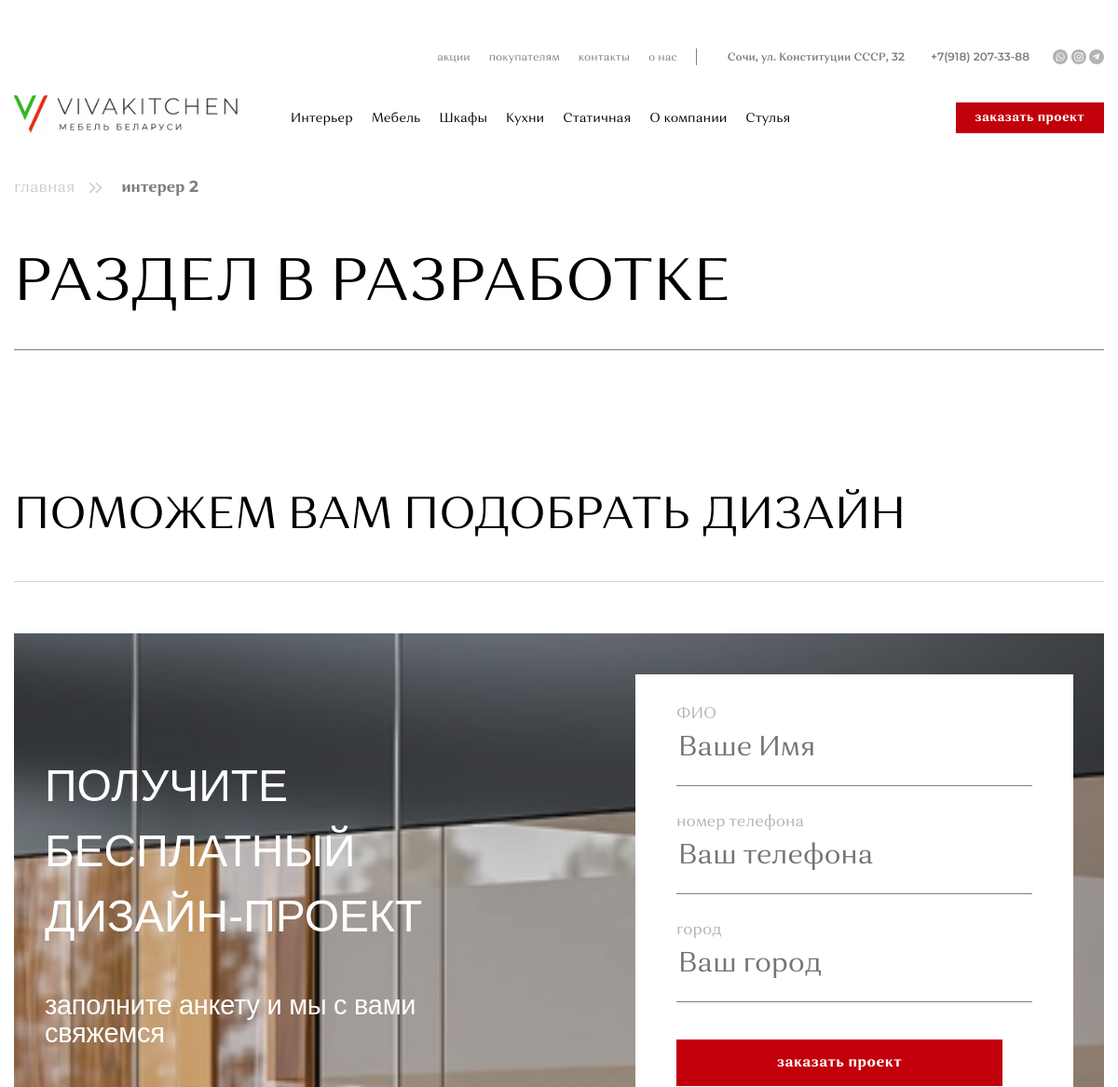
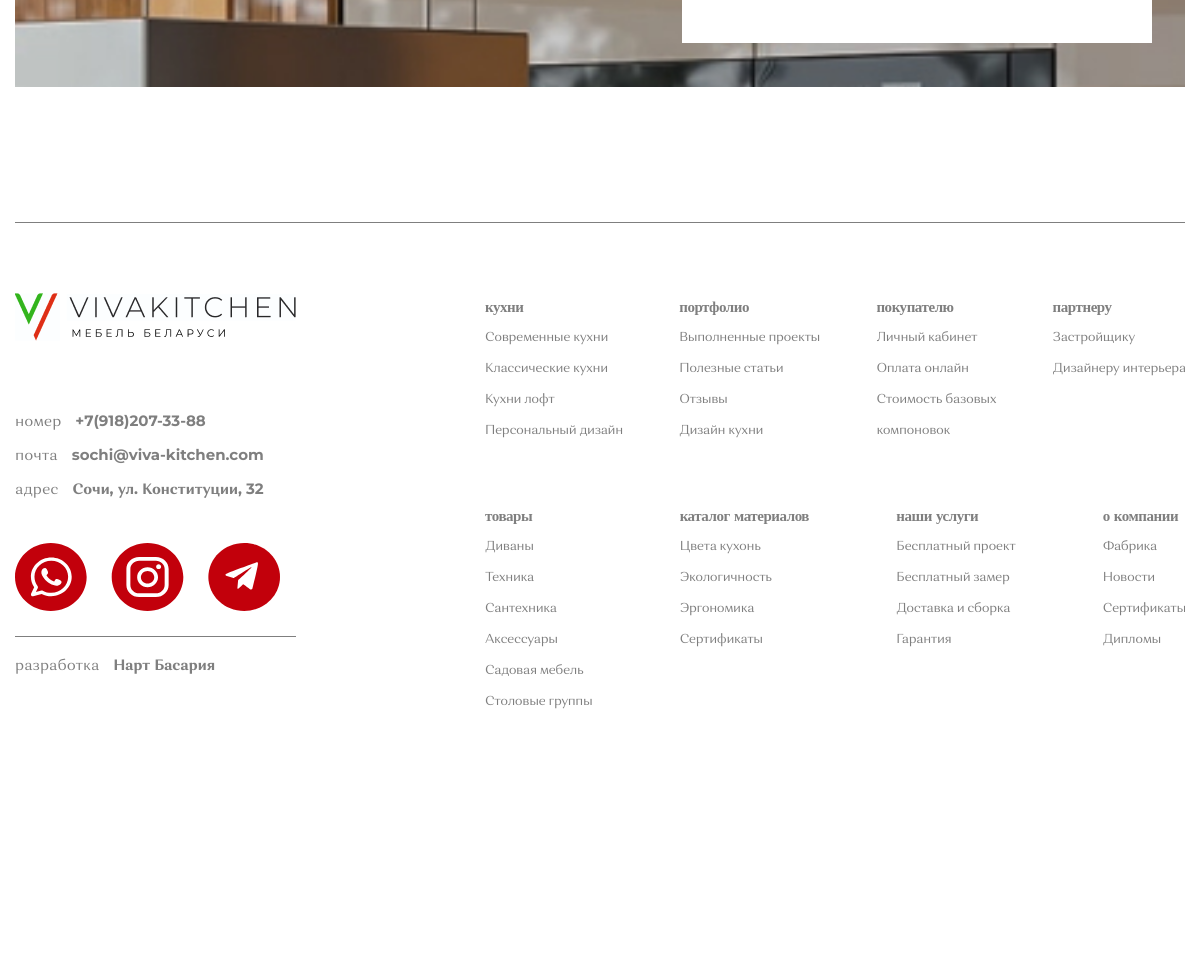
The app's page /inter-2/ with its own data (2 pictures, top to bottom).
### main/models.py (models this page shows, shortened)
class Nav(models.Model):
    name = models.CharField("Наименование страницы", max_length=200)
    slug = models.SlugField(blank=True)
    class Meta:
        verbose_name = "Пункт меню"
        verbose_name_plural = "Пункты меню"

class ShowNav(models.Model):
    name = models.CharField("Наименование страницы", max_length=200, blank=True)
    nav = models.ForeignKey(Nav, on_delete=models.CASCADE, blank=True, null=True)
    slug = models.SlugField(null=False, unique=True)
    class Meta:
        verbose_name = "Подпункт меню"
        verbose_name_plural = "Подпункты меню"

### main/views.py (the view)
# urls.py: path('<slug:slug>/', views.ListIndex.get_index, name="list-index"),
    def get_index(request, slug, name_list=None):
        if Nav.objects.filter(slug=slug):
            id_slug = Nav.objects.get(slug=slug)
            if Page.objects.filter(nav=id_slug):
                page = Page.objects.get(nav=id_slug)
                image = ImgPage.objects.filter(page=page)
                return render(request, "vivakitchen/page/page_detail.html", {"page": page, "image_list": image})
            elif Product.objects.filter(nav=id_slug):
                product = Product.objects.filter(nav=id_slug)
                context = {"product_list": product, "name_list": product, "title": id_slug, "header": id_slug,
                           "description": ""}
                return render(request, "vivakitchen/product/product_index.html", context)
            else:
                return render(request, "vivakitchen/inactive.html", {'nav': id_slug.name})
        elif ShowNav.objects.filter(slug=slug):
            id_slug = ShowNav.objects.get(slug=slug)
            if Page.objects.filter(show_nav=id_slug):
                page = Page.objects.get(show_nav=id_slug)
                image = ImgPage.objects.filter(page=page)
                return render(request, "vivakitchen/page/page_detail.html", {"page": page, "image_list": image})
            elif Product.objects.filter(show_nav=id_slug):
                product = Product.objects.filter(show_nav=id_slug)
                context = {"product_list": product, "name_list": product, "title": id_slug, "header": id_slug,
                           "description": ""}
                return render(request, "vivakitchen/product/product_index.html", context)
            else:
                return render(request, "vivakitchen/inactive.html", {'nav': id_slug.name})
        else:
            return render(request, "vivakitchen/none.html")

### main/templatetags/nav_tag.py (called while the page is built)
@register.simple_tag()
def get_nav():
    return Nav.objects.all()

### main/templatetags/shownav_tag.py (called while the page is built)
@register.simple_tag()
def get_shownav():
    return ShowNav.objects.all()

### templates/vivakitchen/inactive.html (shortened to what this page needs)
{% extends 'base.html' %}
{% load static %}
{% block content %}
<div class="main-header">
            <div class="main-header__container container">
                <div class="breadcrumbs main-header__breadcrumbs">
                    <ul class="breadcrumbs__list">
                        <li class="breadcrumbs__item"> <a class="breadcrumbs__link" href="/">главная</a>
                        </li>
                        <li class="breadcrumbs__item"> <a class="breadcrumbs__link" href="#">{{nav}}</a>
                        </li>
                    </ul>
                </div>
                <h1 class="main-header__title">Раздел в разработке</h1>
                <div class="main-header__caption"></div>
            </div>
        </div>
        <main class="main page__main">
{% endblock content %}

### templates/include/header.html (shortened to what this page needs)
{% load static %}
{% load static nav_tag %}
{% load static shownav_tag %}
<header class="page-header page__header">
            <div class="page-header__container container">
                <a class="page-header__logo" href="{% url 'index' %}">
                    <img src="{% static 'img/general/logo.png' %}" alt="" />
                </a>
                <div class="page-header__data">
                    <div class="page-header__inner">
                        <div class="page-header__bar">
                            <ul class="bar-menu page-header__bar-menu">
                                <li class="bar-menu__item"> <a class="bar-menu__link {% if request.path == '/promotion/' %}is-active{% endif %}" href="{% url 'promotion' %}">акции</a>
                                </li>
                                <li class="bar-menu__item"> <a class="bar-menu__link {% if request.path == '/buyer/' %}is-active{% endif %}" href="{% url 'buyer' %}">покупателям</a>
                                </li>
                                <li class="bar-menu__item"> <a class="bar-menu__link {% if request.path == '/contact/' %}is-active{% endif %}" href="{% url 'contact' %}">контакты</a>
                                </li>
                                <li class="bar-menu__item"> <a class="bar-menu__link {% if request.path == '/about/' %}is-active{% endif %}" href="{% url 'about' %}">о нас</a>
                                </li>
                            </ul>
                            <ul class="info-list page-header__info-list">
                                <li class="info-list__item"> <a class="info-list__link" href="#">Сочи, ул. Конституции СССР, 32 </a>
                                </li>
                                <li class="info-list__item"> <a class="info-list__link" href="tel:+791820733-88">+7(918) 207-33-88</a>
                                </li>
                            </ul>
                            <div class="socials-small page-header__socials">
                                <a class="socials-small__link" href="#">
                                    <img src="{% static 'img/general/icons/wa.svg' %}" alt="https://wa.me/+79182073388?text=Здравствуйте. Меня интересует ..." />
                                </a>
                                <a class="socials-small__link" href="https://www.instagram.com/vivakitchensochi/">
                                    <img src="{% static 'img/general/icons/inst.svg' %}" alt="" />
                                </a>
                                <a class="socials-small__link" href="#">
                                    <img src="{% static 'img/general/icons/tg.svg' %}" alt="" />
                                </a>
                            </div>
                        </div>
                        <div class="page-header__actions">
                            <ul class="header-menu page-header__menu">
                                 {% get_nav as navs %}
                                    {% for nav in navs %}
                                        {% if nav.slug == '' %}
                                            <li class="header-menu__item">
                                            <div class="header-menu__link">{{nav.name}}</div>
                                </li>
                                {% endif %}
                                {% endfor %}
                                {% for nav in navs %}
                                {% if nav.slug != '' %}
                                <li class="header-menu__item"> <a class="header-menu__link" href="/{{nav.slug}}/">{{nav.name}}</a>
                                </li>
                                {% endif %}
                                {% endfor %}
                            </ul><a class="button is-small page-header__button" href="https://wa.me/79182073388?text=Здравствуйте,%20мне%20хотелось%20бы%20заказать%20у%20Вас%20проект..">Заказать проект </a>
                        </div>
                    </div>
                </div>
            </div>
        </header>

### records on screen
Nav: name "Интерьер"
Nav: name "Мебель"
Nav: name "Шкафы"
Nav: name "Кухни"
Nav: name "Статичная"
Nav: name "О компании"
Nav: name "Стулья"
ShowNav: name "интерер 2"
